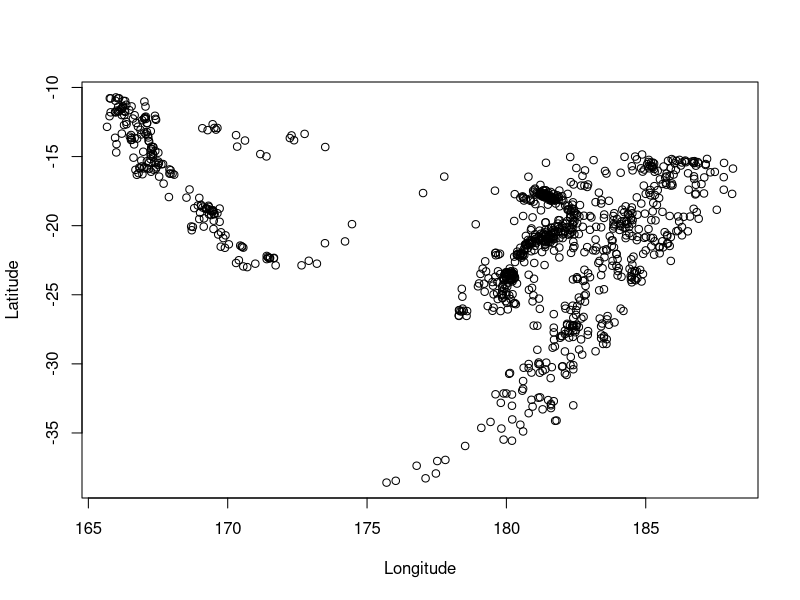

This chart was generated by the following R code: (Note: this script raises an error after producing the figure.)
## ---- chunk 1
knitr::opts_chunk$set(echo = TRUE)
## ---- chunk 2
chickwts [1: 5,]
## ---- chunk 3
chickwts$weight
chickwts$feed
## ---- chunk 4
quakes[1:5,]
## ---- chunk 5
plot(quakes$long,quakes$lat,xlab="Longitude",ylab="Latitude")
## ---- chunk 6
xdata <- c (2,4.4,3,3,2,2.2,2,4)
## ---- chunk 7
x.bar <- mean(xdata)
x.bar
## ---- chunk 8
m.bar <- median(xdata)
m.bar
## ---- chunk 9
xtab <- tabla (xdata)
xtab
## ---- chunk 10
min(xdata)
max(xdata)
range(xdata)
